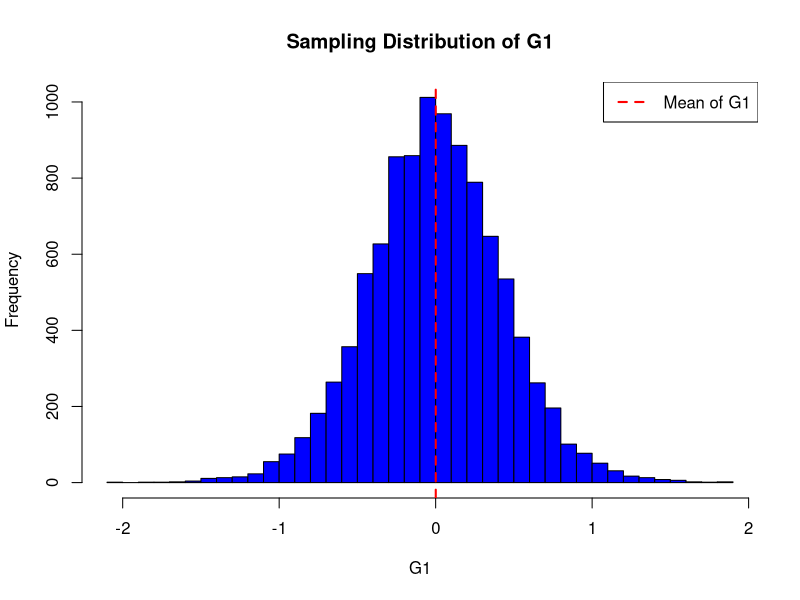

The R script that drew this image:
# Set parameters for the normal distribution
mu <- 0        # Mean of the normal distribution
sigma <- 1     # Standard deviation of the normal distribution
n <- 30        # Sample size
num_sim <- 10000 # Number of simulations

# Function to calculate sample skewness G1
calculate_G1 <- function(sample) {
  n <- length(sample)
  mean_x <- mean(sample)
  
  # Calculate moments
  M3 <- sum((sample - mean_x)^3) / n
  M2 <- sum((sample - mean_x)^2) / n
  
  # Calculate g1
  g1 <- M3 / (M2^(3/2))
  
  # Calculate G1
  G1 <- (sqrt(n * (n - 1)) / (n - 2)) * g1
  
  return(G1)
}

# Initialize a vector to store G1 values
G1_values <- numeric(num_sim)

# Run simulations
set.seed(123) # Set seed for reproducibility
for (i in 1:num_sim) {
  sample <- rnorm(n, mean = mu, sd = sigma)
  G1_values[i] <- calculate_G1(sample)
}

# Display the results
hist(G1_values, breaks = 50, main = "Sampling Distribution of G1",
     xlab = "G1", col = "blue", border = "black")
abline(v = mean(G1_values), col = "red", lwd = 2, lty = 2)
legend("topright", legend = c("Mean of G1"), col = c("red"), lwd = 2, lty = 2)

# Print summary statistics
cat("Mean of G1:", mean(G1_values), "\n")
cat("Standard Deviation of G1:", sd(G1_values), "\n")
cat("Skewness of G1:", mean((G1_values - mean(G1_values))^3) / sd(G1_values)^3, "\n")
